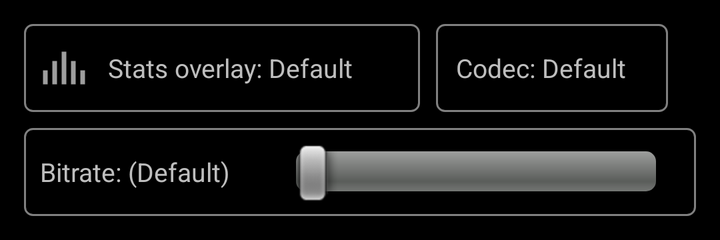
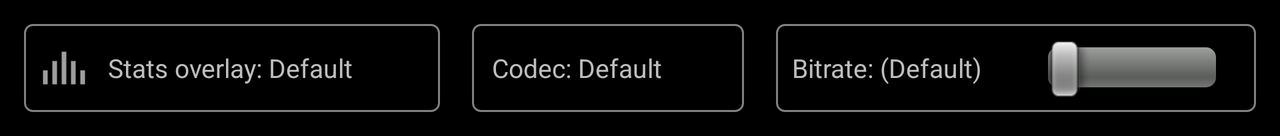

One screen, two layout resources from the same app: the default and the repository's alternative for another configuration. Each is rendered where Android would select it; the XML of both is given below.
<!-- AndroidManifest.xml: application theme AppTheme -->
<!-- res/layout/overrides_section.xml -->
<?xml version="1.0" encoding="utf-8"?>
<LinearLayout xmlns:android="http://schemas.android.com/apk/res/android"
    xmlns:seekbar="http://schemas.moonlight-stream.com/apk/res/seekbar"
    android:id="@+id/overridesSection"
    android:layout_width="match_parent"
    android:layout_height="wrap_content"
    android:orientation="vertical"
    android:padding="12dp"
    android:background="?android:attr/selectableItemBackground">

    
    <LinearLayout
        android:layout_width="match_parent"
        android:layout_height="wrap_content"
        android:orientation="vertical">

        
        <LinearLayout
            android:layout_width="match_parent"
            android:layout_height="wrap_content"
            android:orientation="horizontal"
            android:layout_marginBottom="8dp">

        
        <LinearLayout
            android:id="@+id/perfOverlayButton"
            android:layout_width="wrap_content"
            android:layout_height="wrap_content"
            android:minHeight="44dp"
            android:orientation="horizontal"
            android:gravity="center_vertical"
            android:padding="6dp"
            android:clickable="true"
            android:focusable="true"
            android:background="@drawable/button_border_rounded"
            android:layout_marginEnd="8dp">

            <ImageView
                android:id="@+id/perfOverlayIcon"
                android:layout_width="28dp"
                android:layout_height="28dp"
                android:src="@drawable/ic_perf_overlay_default"
                android:contentDescription="Performance Overlay Override" />

            <TextView
                android:id="@+id/perfOverlayLabel"
                android:layout_width="wrap_content"
                android:minWidth="150dp"
                android:maxWidth="200dp"
                android:layout_height="wrap_content"
                android:text="Stats overlay: Default"
                android:textSize="13sp"
                android:singleLine="true"
                android:ellipsize="end"
                android:layout_marginStart="8dp" />

        </LinearLayout>

        
        <LinearLayout
            android:id="@+id/codecButton"
            android:layout_width="wrap_content"
            android:layout_height="wrap_content"
            android:minHeight="44dp"
            android:orientation="horizontal"
            android:gravity="center_vertical"
            android:padding="6dp"
            android:clickable="true"
            android:focusable="true"
            android:background="@drawable/button_border_rounded">

            <TextView
                android:id="@+id/codecLabel"
                android:layout_width="wrap_content"
                android:minWidth="100dp"
                android:layout_height="wrap_content"
                android:text="Codec: Default"
                android:textSize="13sp"
                android:singleLine="true"
                android:ellipsize="end"
                android:layout_marginStart="4dp" />

        </LinearLayout>

        </LinearLayout>

        
        <LinearLayout
            android:layout_width="wrap_content"
            android:layout_height="wrap_content"
            android:maxWidth="600dp"
            android:minHeight="44dp"
            android:orientation="horizontal"
            android:gravity="center_vertical"
            android:padding="6dp"
            android:paddingEnd="20dp"
            android:background="@drawable/button_border_rounded">

            <TextView
                android:id="@+id/bitrateOverrideValue"
                android:layout_width="wrap_content"
                android:layout_height="wrap_content"
                android:text="@string/bitrate_use_default"
                android:textSize="13sp"
                android:minWidth="130dp"
                android:focusable="true"
                android:clickable="true"
                android:padding="2dp"
                android:background="@drawable/text_focus_selector" />

            <SeekBar
                android:id="@+id/bitrateOverrideSeekBar"
                android:minWidth="200dp"
                android:layout_width="0dp"
                android:layout_height="wrap_content"
                android:layout_weight="1"
                android:max="50"
                android:progress="0" />

        </LinearLayout>

    </LinearLayout>

</LinearLayout>
<!-- resources referenced by this layout -->
<resources>
  <!-- drawable button_border_rounded (drawable) -->
  <?xml version="1.0" encoding="utf-8"?>
  <selector xmlns:android="http://schemas.android.com/apk/res/android">
  
      
      <item android:state_focused="true">
          <shape android:shape="rectangle">
              <stroke android:width="2dp" android:color="#FFFFFF" />
              <solid android:color="#33FFFFFF" />
              <corners android:radius="4dp" />
          </shape>
      </item>
  
      
      <item android:state_pressed="true">
          <shape android:shape="rectangle">
              <stroke android:width="1dp" android:color="#808080" />
              <solid android:color="#66FFFFFF" />
              <corners android:radius="4dp" />
          </shape>
      </item>
  
      
      <item>
          <shape android:shape="rectangle">
              <stroke android:width="1dp" android:color="#808080" />
              <solid android:color="@android:color/transparent" />
              <corners android:radius="4dp" />
          </shape>
      </item>
  
  </selector>
  <!-- drawable ic_perf_overlay_default (drawable) -->
  <vector xmlns:android="http://schemas.android.com/apk/res/android"
      android:width="256dp"
      android:height="256dp"
      android:viewportWidth="24"
      android:viewportHeight="24">
      <path
          android:fillColor="#9E9E9E"
          android:pathData="M3,13h2v6H3V13zM7,9h2v10H7V9zM11,5h2v14h-2V5zM15,9h2v10h-2V9zM19,13h2v6h-2V13z" />
  </vector>
  <!-- drawable text_focus_selector (drawable) -->
  <?xml version="1.0" encoding="utf-8"?>
  <selector xmlns:android="http://schemas.android.com/apk/res/android">
  
      
      <item android:state_focused="true">
          <shape android:shape="rectangle">
              <solid android:color="#33FFFFFF" />
              <corners android:radius="4dp" />
          </shape>
      </item>
  
      
      <item android:state_pressed="true">
          <shape android:shape="rectangle">
              <solid android:color="#66FFFFFF" />
              <corners android:radius="4dp" />
          </shape>
      </item>
  
      
      <item>
          <shape android:shape="rectangle">
              <solid android:color="@android:color/transparent" />
              <corners android:radius="4dp" />
          </shape>
      </item>
  
  </selector>
  <string name="bitrate_use_default">Bitrate: (Default)</string>
  <style name="AppTheme" parent="AppBaseTheme">
          
          <item name="android:windowActionBar">false</item>
          <item name="android:windowNoTitle">true</item>
      </style>
  <style name="AppBaseTheme" parent="android:Theme">
          
      </style>
</resources>
<!-- res/layout-land/overrides_section.xml (the repository's variant of the layout above) -->
<!-- drawn on the phone turned sideways -->
<?xml version="1.0" encoding="utf-8"?>
<LinearLayout xmlns:android="http://schemas.android.com/apk/res/android"
    xmlns:seekbar="http://schemas.moonlight-stream.com/apk/res/seekbar"
    android:id="@+id/overridesSection"
    android:layout_width="match_parent"
    android:layout_height="wrap_content"
    android:orientation="vertical"
    android:padding="12dp"
    android:background="?android:attr/selectableItemBackground">

    
    <LinearLayout
        android:layout_width="match_parent"
        android:layout_height="wrap_content"
        android:orientation="horizontal"
        android:gravity="center_vertical">

        
        <LinearLayout
            android:id="@+id/perfOverlayButton"
            android:layout_width="wrap_content"
            android:layout_height="wrap_content"
            android:minHeight="44dp"
            android:orientation="horizontal"
            android:gravity="center_vertical"
            android:padding="6dp"
            android:clickable="true"
            android:focusable="true"
            android:background="@drawable/button_border_rounded"
            android:layout_marginEnd="16dp">

            <ImageView
                android:id="@+id/perfOverlayIcon"
                android:layout_width="28dp"
                android:layout_height="28dp"
                android:src="@drawable/ic_perf_overlay_default"
                android:contentDescription="Performance Overlay Override" />

            <TextView
                android:id="@+id/perfOverlayLabel"
                android:layout_width="wrap_content"
                android:minWidth="160dp"
                android:maxWidth="200dp"
                android:layout_height="wrap_content"
                android:text="Stats overlay: Default"
                android:textSize="13sp"
                android:singleLine="true"
                android:ellipsize="end"
                android:layout_marginStart="8dp" />

        </LinearLayout>

        
        <LinearLayout
            android:id="@+id/codecButton"
            android:layout_width="wrap_content"
            android:layout_height="wrap_content"
            android:minHeight="44dp"
            android:orientation="horizontal"
            android:gravity="center_vertical"
            android:padding="6dp"
            android:clickable="true"
            android:focusable="true"
            android:background="@drawable/button_border_rounded"
            android:layout_marginEnd="16dp">

            <TextView
                android:id="@+id/codecLabel"
                android:layout_width="wrap_content"
                android:layout_height="wrap_content"
                android:minWidth="120dp"
                android:text="Codec: Default"
                android:textSize="13sp"
                android:singleLine="true"
                android:ellipsize="end"
                android:layout_marginStart="4dp" />

        </LinearLayout>

        
        <LinearLayout
            android:layout_width="wrap_content"
            android:layout_height="wrap_content"
            android:maxWidth="600dp"
            android:minHeight="44dp"
            android:orientation="horizontal"
            android:gravity="center_vertical"
            android:padding="6dp"
            android:paddingEnd="20dp"
            android:background="@drawable/button_border_rounded">

            <TextView
                android:id="@+id/bitrateOverrideValue"
                android:layout_width="wrap_content"
                android:layout_height="wrap_content"
                android:text="@string/bitrate_use_default"
                android:textSize="13sp"
                android:minWidth="130dp"
                android:focusable="true"
                android:clickable="true"
                android:padding="2dp"
                android:background="@drawable/text_focus_selector" />

            <SeekBar
                android:id="@+id/bitrateOverrideSeekBar"
                android:minWidth="200dp"
                android:layout_width="0dp"
                android:layout_height="wrap_content"
                android:layout_weight="1"
                android:max="50"
                android:progress="0" />

        </LinearLayout>

        
        <View
            android:layout_width="0dp"
            android:layout_height="1dp"
            android:layout_weight="1" />

    </LinearLayout>

</LinearLayout>
